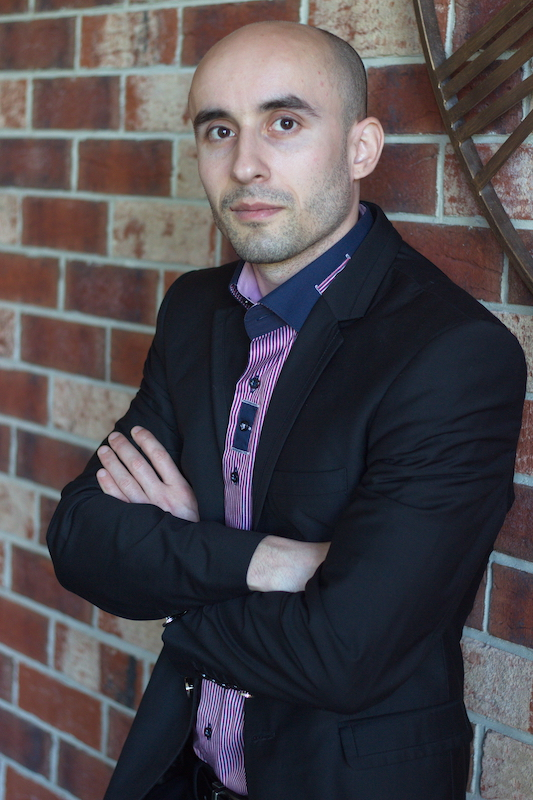
#> input picture image.jpg, 533 x 800 px
$ python image_filters.py
#> lines starting #> are read from the running program, lines starting #| are printed output that depends on the picture
"""Pencil sketch effect."""


import os
import cv2


IMG = cv2.imread(os.path.dirname(os.path.abspath(__file__)) + "/image.jpg")
#> IMG is the input picture: shape (800, 533, 3); mean B, G, R 77.6, 72.6, 77.6
CARTOON_IMG = cv2.stylization(IMG, sigma_s=60, sigma_r=0.07)
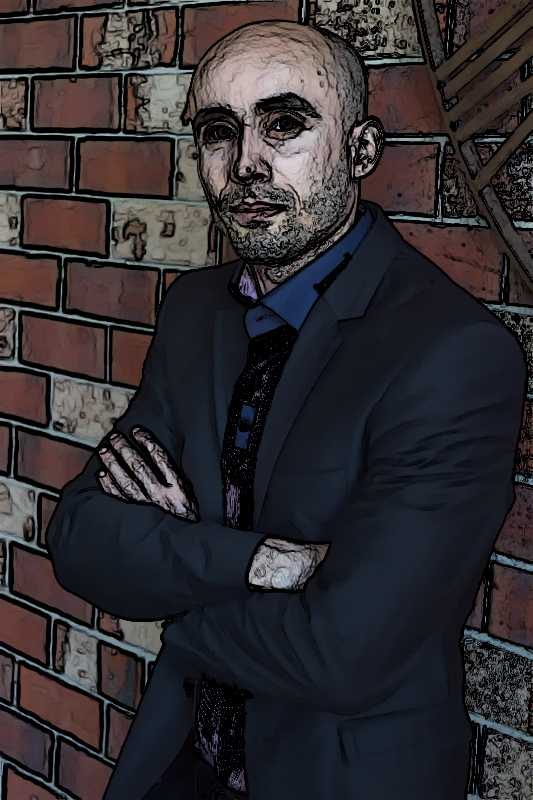
#> CARTOON_IMG: shape (800, 533, 3); mean B, G, R 48.8, 45.3, 48.9
cv2.namedWindow("Original Image", cv2.WND_PROP_FULLSCREEN)
cv2.setWindowProperty("Original Image", cv2.WND_PROP_FULLSCREEN, cv2.WINDOW_FULLSCREEN)
cv2.imshow("Original Image", IMG)
cv2.waitKey()
cv2.namedWindow("Watercolor Image", cv2.WND_PROP_FULLSCREEN)
cv2.setWindowProperty("Watercolor Image", cv2.WND_PROP_FULLSCREEN, cv2.WINDOW_FULLSCREEN)
cv2.imshow("Watercolor Image", CARTOON_IMG)
cv2.waitKey()
DST_GRAY, DST_COLOR = cv2.pencilSketch(IMG, sigma_s=60, sigma_r=0.07, shade_factor=0.05)
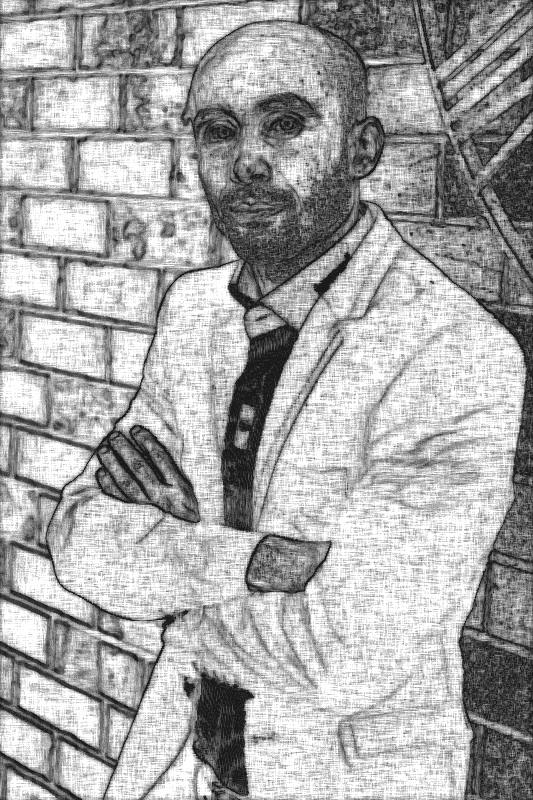
#> DST_GRAY: shape (800, 533); min 26, max 255, mean 168.1
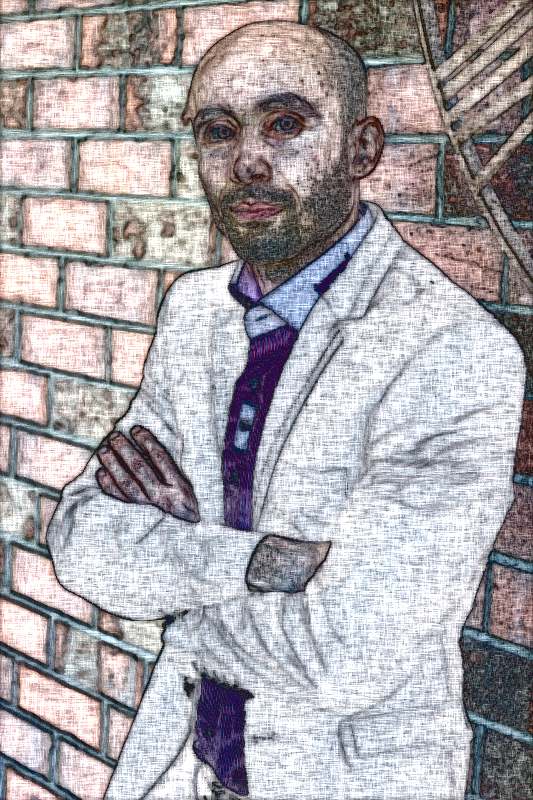
#> DST_COLOR: shape (800, 533, 3); mean B, G, R 170.5, 166.1, 170.2
cv2.namedWindow("Pencil Sketch (Grayscale) Image", cv2.WND_PROP_FULLSCREEN)
cv2.setWindowProperty("Pencil Sketch (Grayscale) Image", cv2.WND_PROP_FULLSCREEN, cv2.WINDOW_FULLSCREEN)
cv2.imshow("Pencil Sketch (Grayscale) Image", DST_GRAY)
cv2.waitKey()
cv2.namedWindow("Pencil Sketch (Color) Image", cv2.WND_PROP_FULLSCREEN)
cv2.setWindowProperty("Pencil Sketch (Color) Image", cv2.WND_PROP_FULLSCREEN, cv2.WINDOW_FULLSCREEN)
cv2.imshow("Pencil Sketch (Color) Image", DST_COLOR)
cv2.waitKey()
cv2.destroyAllWindows()
